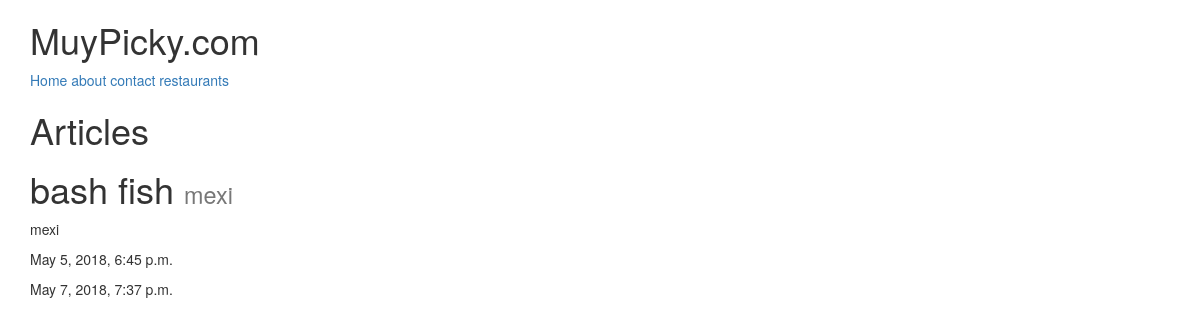
Screenshot of /restaurants/bash-fish/ with the database file from the repository.
### restaurants/models.py (models this page shows, shortened)
class RestaurantLocation(models.Model):
    name        =models.CharField(max_length=120)
    location    =models.CharField(max_length=120,null=True,blank=True)
    category    =models.CharField(max_length=120,null=True,blank=True)
    timestamp   =models.DateTimeField(auto_now_add=True)
    update      =models.DateTimeField(auto_now=True)
    slug        =models.SlugField(null=True,blank=True)

### restaurants/views.py (the view)
# urls.py: url(r'^restaurants/(?P<slug>[\w-]+)/$',RestaurantDetailView.as_view()),
class RestaurantDetailView(DetailView):
      queryset=RestaurantLocation.objects.all()

### restaurants/templates/restaurants/restaurantlocation_detail.html
{% extends 'base.html' %}
{% block content %}
<h1>Articles</h1>
<h1>{{object.name}} <small>{{object.category}}</small> </h1>
<p>{{object.location}}</p>
<p>{{object.timestamp}}</p>
<p>{{object.update}}</p>
{% endblock %}

### rows the page displays
RestaurantLocation: name "bash fish", category "mexi", location "mexi", timestamp "May 5, 2018, 6:45 p.m.", update "May 7, 2018, 7:37 p.m."
